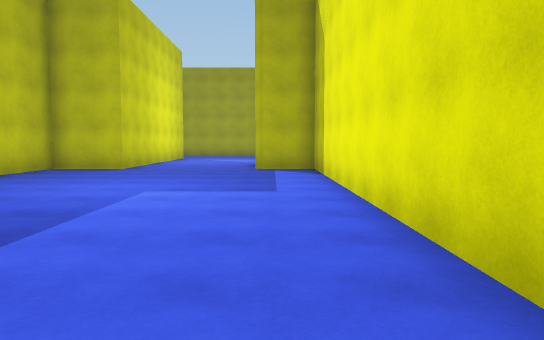
view 1 (above)

24 first-person views from a walk through a scene from a Unity 3-D project. The camera is 1.4 m above the floor, tilts 4° down and sees 70° across. The floor is counted in squares, 1.89 m on a side. Each view is taken from the middle of a square. On the plan, view 1 faces up. The plan holds only what a view shows up to about 12 squares ahead; the rest is blank. The place goes on beyond the plan. The player character is not drawn.

view 2
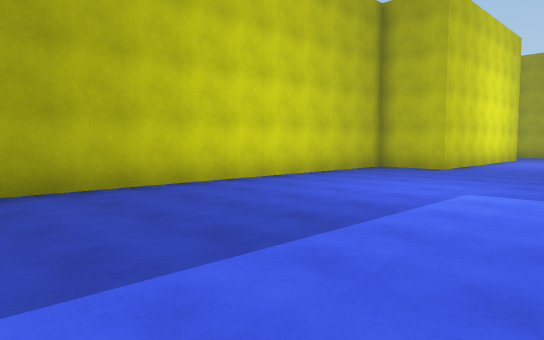

view 3
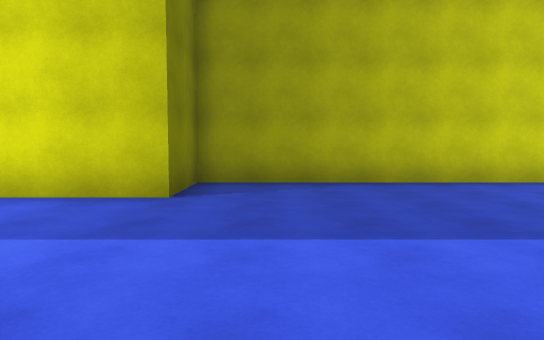

view 4
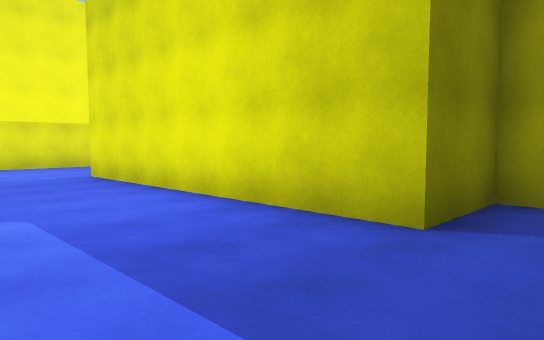

view 5
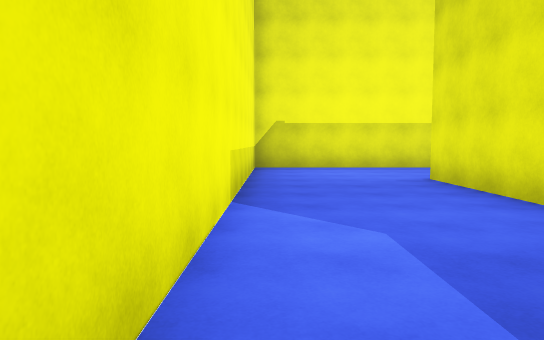

view 6
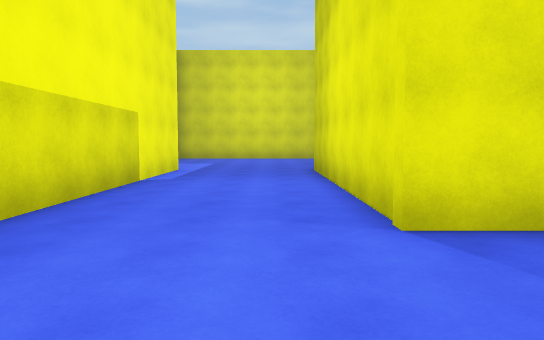

view 7
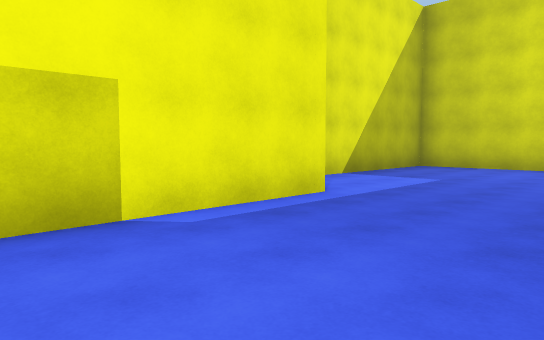

view 8
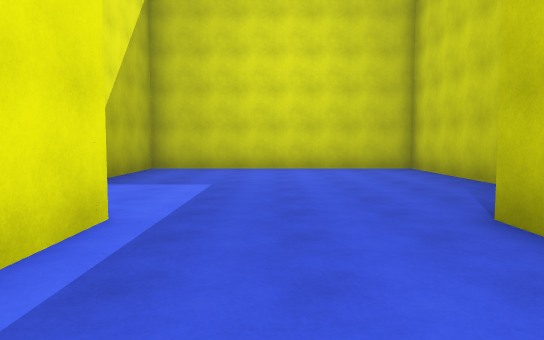

view 9
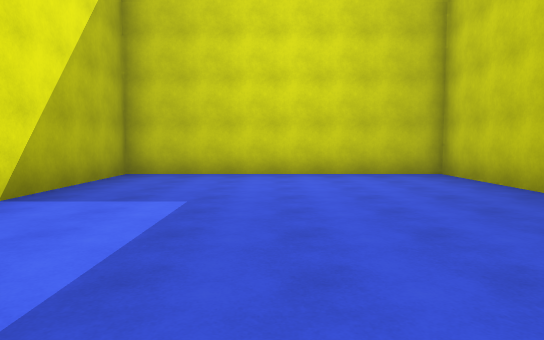

view 10
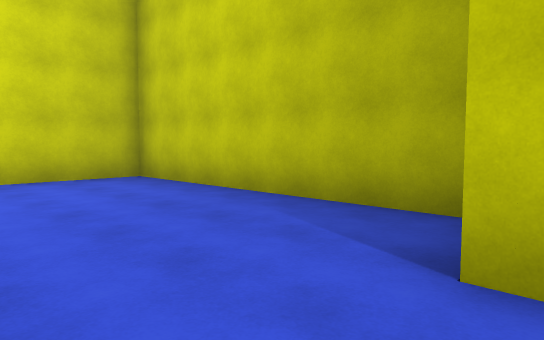

view 11
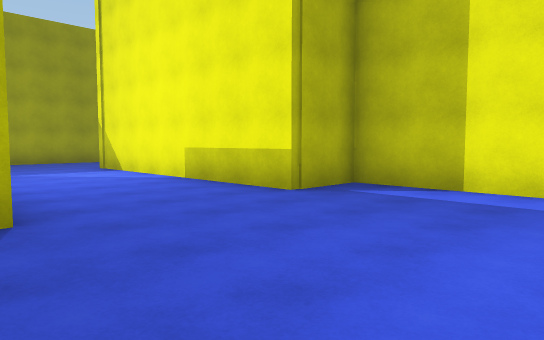

view 12
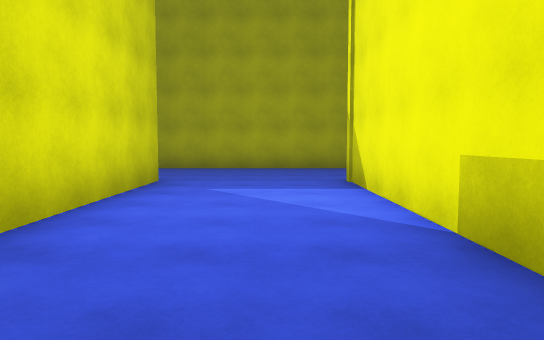

view 13
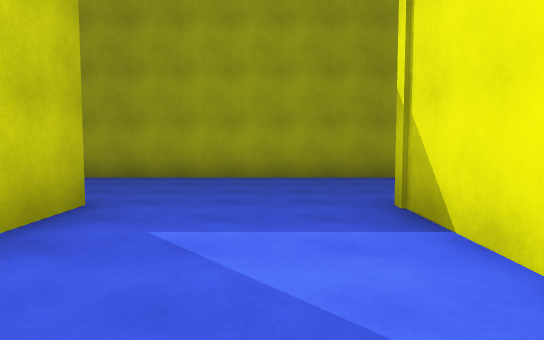

view 14
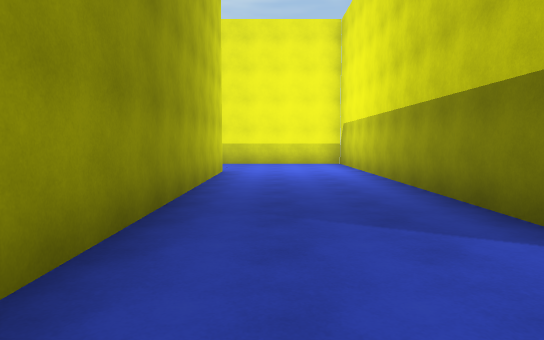

view 15
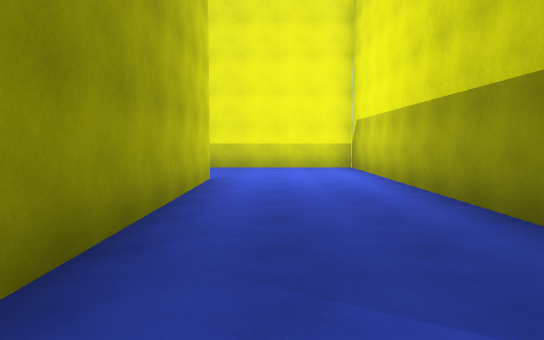

view 16
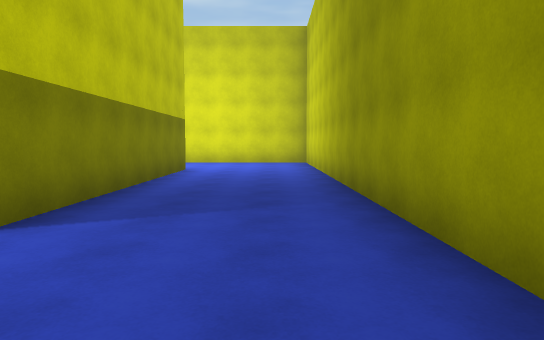

view 17
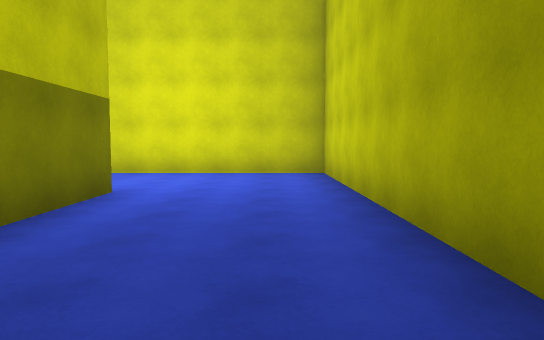

view 18
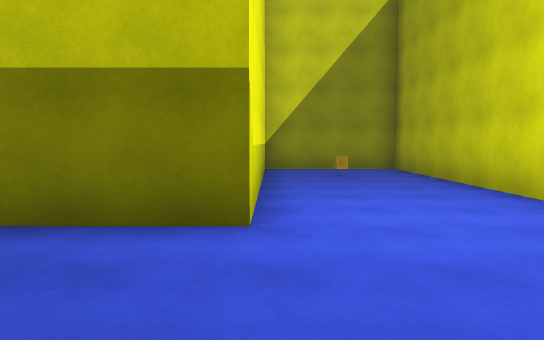

view 19
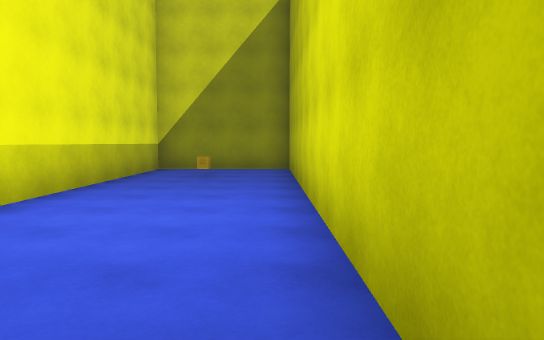

view 20
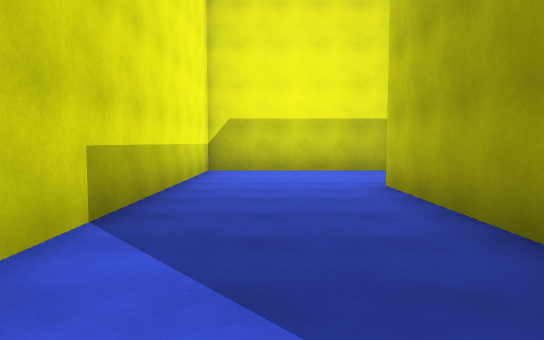

view 21
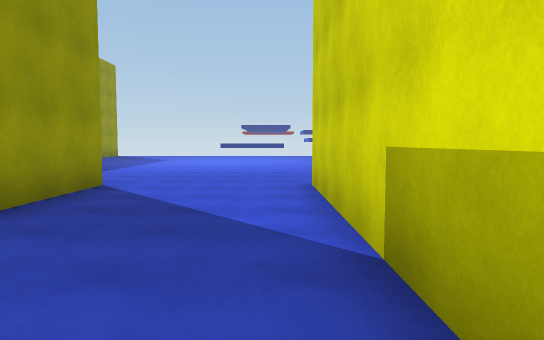

view 22
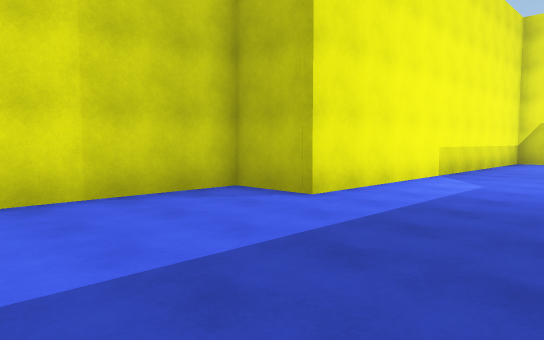

view 23
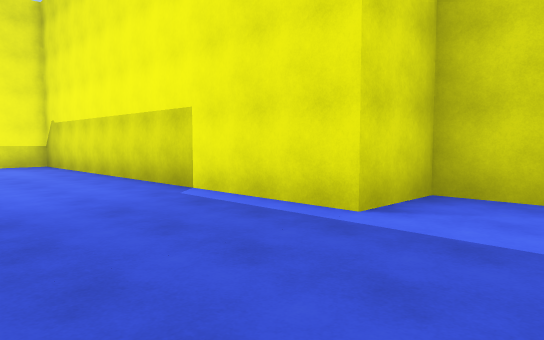

view 24
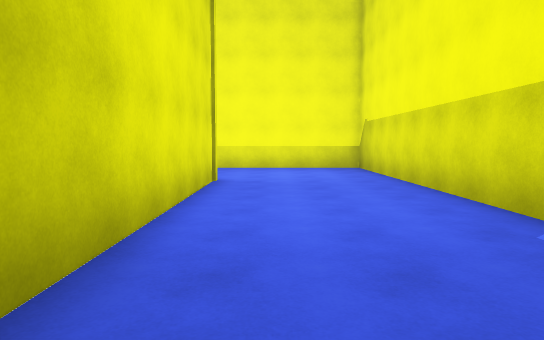

### Floor plan
Points are (right, up) in squares from view 1. A wall is a line through its corners. A room is listed if a view was taken in it or the views show most of it. See-through windows are left out.
Room 1 (views 1, 2, 3, 4, 5, 6, 7, 8, 9, 10, 11, 12, 13, 14, 15, 16, 17, 18, 19, 20, 21, 22, 23, 24)
walls: (0.4, 18.6) (10.7, 18.6) (10.7, 29.5); (-12.2, -7) (-19.2, -7) (-19.2, -14.5) (-11.8, -14.5) (-11.8, -12.6) (-0.5, -12.6) (-0.5, -1.4) (1.2, -1.4) (1.2, 11) (-0.5, 11) (-0.5, 18.6); (7, 29.5) (7, 22.3) (-15.5, 22.3) (-15.5, 11) (-11.8, 11) (-11.8, 18.6) (-4.2, 18.6) (-4.2, 11) (-6.2, 11) (-6.2, -1.4) (-4.2, -1.4) (-4.2, -8.8) (-11.8, -8.8)
objects: other object (-13, 14)

Where each view was taken, in squares from view 1:
view 1: 0 up, 0 right, facing up
view 2: 0 up, 0 right, facing up-left
view 3: 0 up, 1 right, facing left
view 4: 0 up, 1 left, facing down-left
view 5: 1 down, 1 left, facing down
view 6: 10 down, 1 left, facing left
view 7: 9 down, 7 left, facing down-left
view 8: 11 down, 8 left, facing left
view 9: 11 down, 10 left, facing left
view 10: 11 down, 11 left, facing up-left
view 11: 7 up, 5 left, facing up-right
view 12: 11 up, 2 left, facing up
view 13: 14 up, 2 left, facing up
view 14: 21 up, 3 left, facing right
view 15: 21 up, 1 left, facing right
view 16: 21 up, 1 left, facing left
view 17: 21 up, 6 left, facing left
view 18: 22 up, 12 left, facing down
view 19: 22 up, 15 left, facing down
view 20: 29 up, 9 right, facing down
view 21: 23 up, 10 right, facing up
view 22: 3 up, 4 left, facing down-right
view 23: 9 down, 14 left, facing down-right
view 24: 10 down, 12 left, facing right
